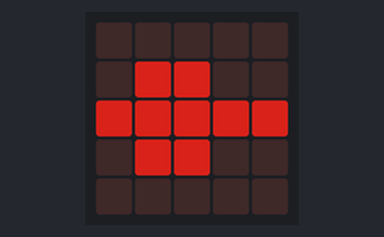
This program was run on a simulated BBC micro:bit running MicroPython. On the bench: the board's 5×5 LED display. Dim RGB values are drawn brighter than linear; random numbers come from a fixed seed.

Above: at 0.05 s.
At 3.57 s:
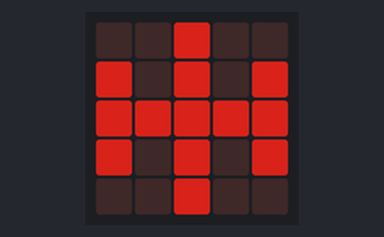
At 6.83 s:
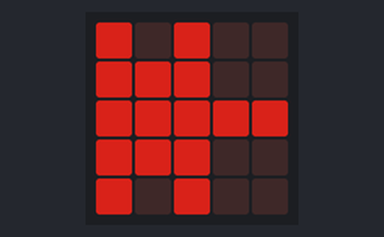
At 17.64 s:
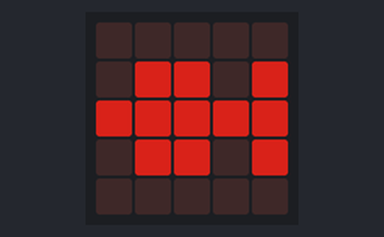
At 29.97 s:
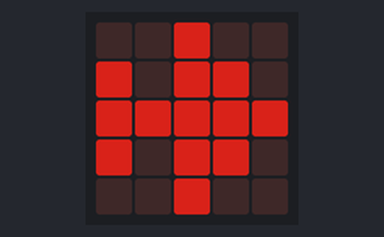
At 39.93 s:
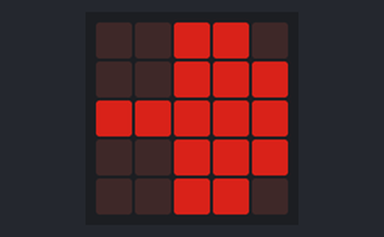

The program:

sound-wave.py
```python
#
# Daniel Wilches
# Nov 2018
#
# This program shows a random animation similar to a sound-wave.
#

from random import random
from microbit import *

NUM_COLUMNS = 5
MAX_HEIGHT = 2

# Intensity of the LEDs
INTENSITY = 5

current_heights = [0] * NUM_COLUMNS
increasing = [False] * NUM_COLUMNS


def main():
    while True:
        advance_current_heights()
        show_wave()
        sleep(100)


def advance_current_heights():
    for col in range(NUM_COLUMNS):
        # If this column arrived at the max/min heights, don't try to increase/decrease it any further, instead
        # change the direction.
        if increasing[col] and current_heights[col] == MAX_HEIGHT:
            increasing[col] = not increasing[col]
        if not increasing[col] and current_heights[col] == 0:
            increasing[col] = not increasing[col]

        # The direction can also change randomly, which does the effect of setting the amplitude of the wave on that
        # column.
        if 0 < current_heights[col] < MAX_HEIGHT and random() > 0.5:
            increasing[col] = not increasing[col]

        # Apply the current directions to the wave, but just maybe :) (the 50% random is what makes this look like
        # a wave)
        if random() > 0.5:
            if increasing[col]:
                current_heights[col] += 1
            else:
                current_heights[col] -= 1


def show_wave():
    for col in range(NUM_COLUMNS):
        if current_heights[col] == 0:
            display.set_pixel(col, 0, 0)
            display.set_pixel(col, 1, 0)
            display.set_pixel(col, 2, INTENSITY)
            display.set_pixel(col, 3, 0)
            display.set_pixel(col, 4, 0)
        elif current_heights[col] == 1:
            display.set_pixel(col, 0, 0)
            display.set_pixel(col, 1, INTENSITY)
            display.set_pixel(col, 2, INTENSITY)
            display.set_pixel(col, 3, INTENSITY)
            display.set_pixel(col, 4, 0)
        else:
            display.set_pixel(col, 0, INTENSITY)
            display.set_pixel(col, 1, INTENSITY)
            display.set_pixel(col, 2, INTENSITY)
            display.set_pixel(col, 3, INTENSITY)
            display.set_pixel(col, 4, INTENSITY)

main()
```
